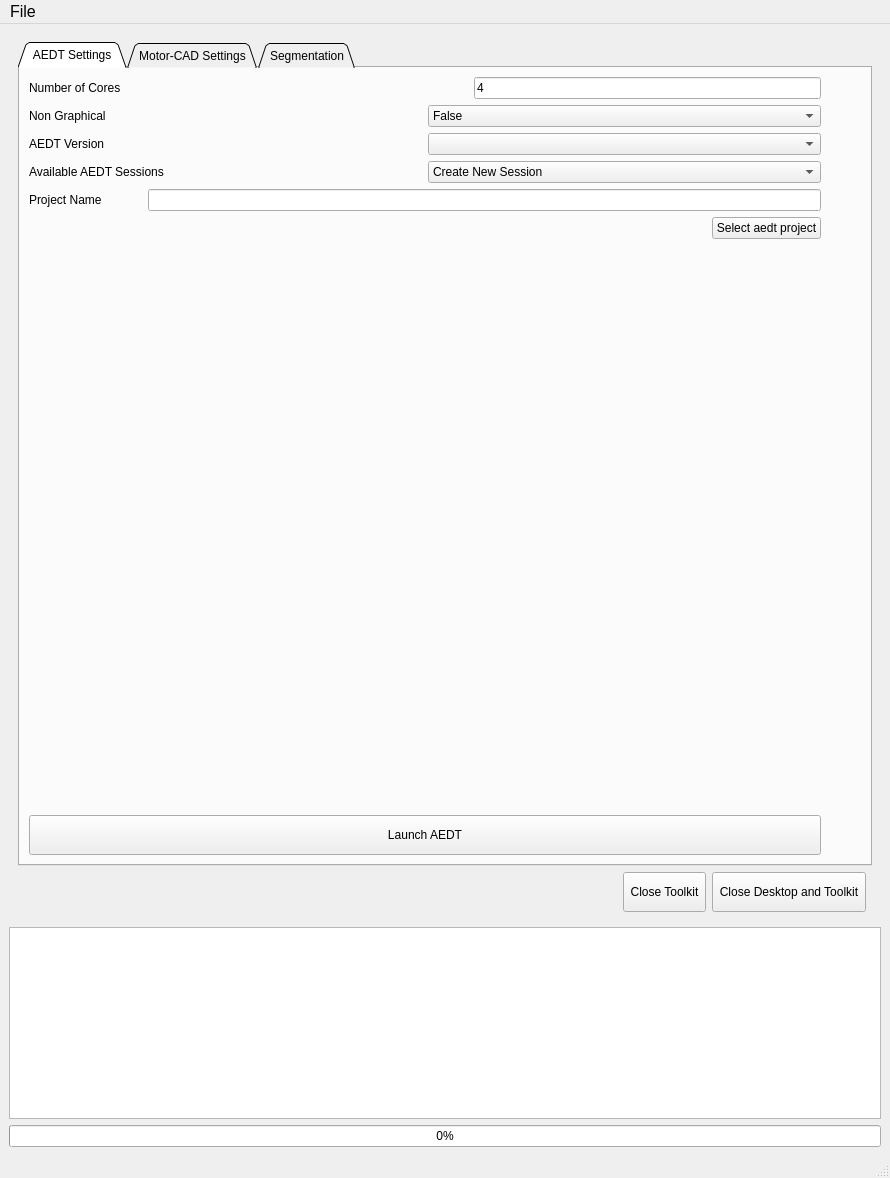
<?xml version="1.0" encoding="UTF-8"?>
<ui version="4.0">
 <class>MainWindow</class>
 <widget class="QMainWindow" name="MainWindow">
  <property name="geometry">
   <rect>
    <x>0</x>
    <y>0</y>
    <width>890</width>
    <height>1178</height>
   </rect>
  </property>
  <property name="windowTitle">
   <string>MainWindow</string>
  </property>
  <widget class="QWidget" name="centralwidget">
   <property name="sizePolicy">
    <sizepolicy hsizetype="Expanding" vsizetype="Expanding">
     <horstretch>0</horstretch>
     <verstretch>0</verstretch>
    </sizepolicy>
   </property>
   <layout class="QVBoxLayout" name="verticalLayout">
    <item>
     <widget class="QWidget" name="main_menu" native="true">
      <property name="sizePolicy">
       <sizepolicy hsizetype="Preferred" vsizetype="Preferred">
        <horstretch>0</horstretch>
        <verstretch>0</verstretch>
       </sizepolicy>
      </property>
      <layout class="QGridLayout" name="gridLayout">
       <item row="3" column="2">
        <widget class="QPushButton" name="release_button">
         <property name="minimumSize">
          <size>
           <width>0</width>
           <height>40</height>
          </size>
         </property>
         <property name="text">
          <string> Close Toolkit </string>
         </property>
        </widget>
       </item>
       <item row="3" column="1">
        <spacer name="horizontalSpacer">
         <property name="orientation">
          <enum>Qt::Horizontal</enum>
         </property>
         <property name="sizeHint" stdset="0">
          <size>
           <width>40</width>
           <height>20</height>
          </size>
         </property>
        </spacer>
       </item>
       <item row="3" column="3">
        <widget class="QPushButton" name="release_and_exit_button">
         <property name="minimumSize">
          <size>
           <width>0</width>
           <height>40</height>
          </size>
         </property>
         <property name="text">
          <string> Close Desktop and Toolkit </string>
         </property>
        </widget>
       </item>
       <item row="0" column="0" colspan="5">
        <widget class="QTabWidget" name="toolkit_tab">
         <property name="sizePolicy">
          <sizepolicy hsizetype="Preferred" vsizetype="Preferred">
           <horstretch>0</horstretch>
           <verstretch>0</verstretch>
          </sizepolicy>
         </property>
         <property name="tabShape">
          <enum>QTabWidget::Triangular</enum>
         </property>
         <property name="currentIndex">
          <number>0</number>
         </property>
         <widget class="QWidget" name="AEDTsettings">
          <attribute name="title">
           <string> AEDT Settings </string>
          </attribute>
          <layout class="QHBoxLayout" name="horizontalLayout_25">
           <item>
            <layout class="QVBoxLayout" name="settings_layout">
             <item>
              <layout class="QHBoxLayout" name="cores_layout">
               <item>
                <widget class="QLabel" name="cores_label">
                 <property name="text">
                  <string>Number of Cores</string>
                 </property>
                </widget>
               </item>
               <item>
                <spacer name="horizontalSpacer_30">
                 <property name="orientation">
                  <enum>Qt::Horizontal</enum>
                 </property>
                 <property name="sizeHint" stdset="0">
                  <size>
                   <width>40</width>
                   <height>20</height>
                  </size>
                 </property>
                </spacer>
               </item>
               <item>
                <widget class="QLineEdit" name="numcores">
                 <property name="text">
                  <string>4</string>
                 </property>
                </widget>
               </item>
              </layout>
             </item>
             <item>
              <layout class="QHBoxLayout" name="graphical_layout">
               <item>
                <widget class="QLabel" name="graphical_label">
                 <property name="text">
                  <string>Non Graphical</string>
                 </property>
                </widget>
               </item>
               <item>
                <widget class="QComboBox" name="non_graphical_combo">
                 <item>
                  <property name="text">
                   <string>False</string>
                  </property>
                 </item>
                 <item>
                  <property name="text">
                   <string>True</string>
                  </property>
                 </item>
                </widget>
               </item>
              </layout>
             </item>
             <item>
              <layout class="QHBoxLayout" name="aedt_version_layout">
               <item>
                <widget class="QLabel" name="version_label">
                 <property name="text">
                  <string>AEDT Version</string>
                 </property>
                </widget>
               </item>
               <item>
                <widget class="QComboBox" name="aedt_version_combo"/>
               </item>
              </layout>
             </item>
             <item>
              <layout class="QHBoxLayout" name="aedt_sessions_layout">
               <item>
                <widget class="QLabel" name="aedt_sessions_label">
                 <property name="text">
                  <string>Available AEDT Sessions</string>
                 </property>
                </widget>
               </item>
               <item>
                <widget class="QComboBox" name="process_id_combo">
                 <item>
                  <property name="text">
                   <string>Create New Session</string>
                  </property>
                 </item>
                </widget>
               </item>
              </layout>
             </item>
             <item>
              <layout class="QHBoxLayout" name="project_path_layout">
               <item>
                <widget class="QLabel" name="project_path_label">
                 <property name="text">
                  <string>Project Name</string>
                 </property>
                </widget>
               </item>
               <item>
                <spacer name="horizontalSpacer_2">
                 <property name="orientation">
                  <enum>Qt::Horizontal</enum>
                 </property>
                 <property name="sizeType">
                  <enum>QSizePolicy::Minimum</enum>
                 </property>
                 <property name="sizeHint" stdset="0">
                  <size>
                   <width>40</width>
                   <height>20</height>
                  </size>
                 </property>
                </spacer>
               </item>
               <item>
                <widget class="QLineEdit" name="project_name"/>
               </item>
              </layout>
             </item>
             <item>
              <layout class="QHBoxLayout" name="select_aedt_proj_layout">
               <item>
                <spacer name="horizontalSpacer_5">
                 <property name="orientation">
                  <enum>Qt::Horizontal</enum>
                 </property>
                 <property name="sizeHint" stdset="0">
                  <size>
                   <width>40</width>
                   <height>20</height>
                  </size>
                 </property>
                </spacer>
               </item>
               <item>
                <widget class="QPushButton" name="browse_project">
                 <property name="text">
                  <string>Select aedt project</string>
                 </property>
                </widget>
               </item>
              </layout>
             </item>
             <item>
              <layout class="QHBoxLayout" name="horizontalLayout_5"/>
             </item>
             <item>
              <spacer name="verticalSpacer_8">
               <property name="orientation">
                <enum>Qt::Vertical</enum>
               </property>
               <property name="sizeHint" stdset="0">
                <size>
                 <width>20</width>
                 <height>40</height>
                </size>
               </property>
              </spacer>
             </item>
             <item>
              <widget class="QPushButton" name="connect_aedtapp">
               <property name="minimumSize">
                <size>
                 <width>0</width>
                 <height>40</height>
                </size>
               </property>
               <property name="text">
                <string>Launch AEDT</string>
               </property>
              </widget>
             </item>
            </layout>
           </item>
           <item>
            <spacer name="horizontalSpacer_29">
             <property name="orientation">
              <enum>Qt::Horizontal</enum>
             </property>
             <property name="sizeType">
              <enum>QSizePolicy::Preferred</enum>
             </property>
             <property name="sizeHint" stdset="0">
              <size>
               <width>40</width>
               <height>20</height>
              </size>
             </property>
            </spacer>
           </item>
          </layout>
         </widget>
         <widget class="QWidget" name="MotorCADsettings">
          <attribute name="title">
           <string>Motor-CAD Settings</string>
          </attribute>
          <layout class="QHBoxLayout" name="horizontalLayout_26">
           <item>
            <layout class="QVBoxLayout" name="verticalLayout_3">
             <item>
              <layout class="QHBoxLayout" name="horizontalLayout">
               <property name="leftMargin">
                <number>0</number>
               </property>
               <property name="topMargin">
                <number>0</number>
               </property>
               <property name="rightMargin">
                <number>0</number>
               </property>
               <property name="bottomMargin">
                <number>0</number>
               </property>
               <item>
                <widget class="QLabel" name="label">
                 <property name="text">
                  <string>Motor-CAD file path:</string>
                 </property>
                </widget>
               </item>
               <item>
                <spacer name="horizontalSpacer_7">
                 <property name="orientation">
                  <enum>Qt::Horizontal</enum>
                 </property>
                 <property name="sizeHint" stdset="0">
                  <size>
                   <width>40</width>
                   <height>20</height>
                  </size>
                 </property>
                </spacer>
               </item>
               <item>
                <widget class="QLineEdit" name="MCAD_file_path">
                 <property name="sizePolicy">
                  <sizepolicy hsizetype="Expanding" vsizetype="Fixed">
                   <horstretch>0</horstretch>
                   <verstretch>0</verstretch>
                  </sizepolicy>
                 </property>
                </widget>
               </item>
              </layout>
             </item>
             <item>
              <layout class="QHBoxLayout" name="horizontalLayout_2">
               <item>
                <spacer name="horizontalSpacer_8">
                 <property name="orientation">
                  <enum>Qt::Horizontal</enum>
                 </property>
                 <property name="sizeHint" stdset="0">
                  <size>
                   <width>40</width>
                   <height>20</height>
                  </size>
                 </property>
                </spacer>
               </item>
               <item>
                <widget class="QPushButton" name="load_MCAD_file">
                 <property name="text">
                  <string>Load</string>
                 </property>
                </widget>
               </item>
              </layout>
             </item>
             <item>
              <layout class="QHBoxLayout" name="horizontalLayout_8">
               <item>
                <widget class="QLabel" name="EmagSettings">
                 <property name="text">
                  <string>E-mag Settings</string>
                 </property>
                 <property name="alignment">
                  <set>Qt::AlignHCenter|Qt::AlignTop</set>
                 </property>
                </widget>
               </item>
              </layout>
             </item>
             <item>
              <layout class="QHBoxLayout" name="horizontalLayout_9">
               <item>
                <widget class="QLabel" name="label_2">
                 <property name="text">
                  <string>Number Of Cuboids</string>
                 </property>
                </widget>
               </item>
               <item>
                <spacer name="horizontalSpacer_9">
                 <property name="orientation">
                  <enum>Qt::Horizontal</enum>
                 </property>
                 <property name="sizeHint" stdset="0">
                  <size>
                   <width>40</width>
                   <height>20</height>
                  </size>
                 </property>
                </spacer>
               </item>
               <item>
                <widget class="QLineEdit" name="nrCuboids">
                 <property name="sizePolicy">
                  <sizepolicy hsizetype="Expanding" vsizetype="Fixed">
                   <horstretch>0</horstretch>
                   <verstretch>0</verstretch>
                  </sizepolicy>
                 </property>
                </widget>
               </item>
              </layout>
             </item>
             <item>
              <layout class="QHBoxLayout" name="horizontalLayout_10">
               <item>
                <widget class="QLabel" name="label_3">
                 <property name="text">
                  <string>Torque Points Per Cycle</string>
                 </property>
                </widget>
               </item>
               <item>
                <spacer name="horizontalSpacer_10">
                 <property name="orientation">
                  <enum>Qt::Horizontal</enum>
                 </property>
                 <property name="sizeHint" stdset="0">
                  <size>
                   <width>40</width>
                   <height>20</height>
                  </size>
                 </property>
                </spacer>
               </item>
               <item>
                <widget class="QLineEdit" name="TorquePointsPerCycle"/>
               </item>
              </layout>
             </item>
             <item>
              <layout class="QHBoxLayout" name="horizontalLayout_11">
               <item>
                <widget class="QLabel" name="label_4">
                 <property name="text">
                  <string>Torque Number Of Cycles</string>
                 </property>
                </widget>
               </item>
               <item>
                <spacer name="horizontalSpacer_11">
                 <property name="orientation">
                  <enum>Qt::Horizontal</enum>
                 </property>
                 <property name="sizeHint" stdset="0">
                  <size>
                   <width>40</width>
                   <height>20</height>
                  </size>
                 </property>
                </spacer>
               </item>
               <item>
                <widget class="QLineEdit" name="TorqueNrCycles"/>
               </item>
              </layout>
             </item>
             <item>
              <layout class="QHBoxLayout" name="horizontalLayout_12">
               <item>
                <widget class="QLabel" name="LABSettings">
                 <property name="text">
                  <string>LAB Settings</string>
                 </property>
                 <property name="alignment">
                  <set>Qt::AlignHCenter|Qt::AlignTop</set>
                 </property>
                </widget>
               </item>
              </layout>
             </item>
             <item>
              <layout class="QHBoxLayout" name="horizontalLayout_13">
               <item>
                <widget class="QLabel" name="label_5">
                 <property name="text">
                  <string>Max Stator Current</string>
                 </property>
                </widget>
               </item>
               <item>
                <spacer name="horizontalSpacer_12">
                 <property name="orientation">
                  <enum>Qt::Horizontal</enum>
                 </property>
                 <property name="sizeHint" stdset="0">
                  <size>
                   <width>40</width>
                   <height>20</height>
                  </size>
                 </property>
                </spacer>
               </item>
               <item>
                <widget class="QLineEdit" name="MaxStatorCurrent">
                 <property name="enabled">
                  <bool>true</bool>
                 </property>
                 <property name="sizePolicy">
                  <sizepolicy hsizetype="MinimumExpanding" vsizetype="Fixed">
                   <horstretch>0</horstretch>
                   <verstretch>0</verstretch>
                  </sizepolicy>
                 </property>
                 <property name="maximumSize">
                  <size>
                   <width>16777215</width>
                   <height>16777215</height>
                  </size>
                 </property>
                </widget>
               </item>
              </layout>
             </item>
             <item>
              <layout class="QHBoxLayout" name="horizontalLayout_14">
               <item>
                <widget class="QLabel" name="label_6">
                 <property name="text">
                  <string>Speed Max (rpm)</string>
                 </property>
                </widget>
               </item>
               <item>
                <spacer name="horizontalSpacer_13">
                 <property name="orientation">
                  <enum>Qt::Horizontal</enum>
                 </property>
                 <property name="sizeHint" stdset="0">
                  <size>
                   <width>40</width>
                   <height>20</height>
                  </size>
                 </property>
                </spacer>
               </item>
               <item>
                <widget class="QLineEdit" name="SpeedMax">
                 <property name="sizePolicy">
                  <sizepolicy hsizetype="Expanding" vsizetype="Fixed">
                   <horstretch>0</horstretch>
                   <verstretch>0</verstretch>
                  </sizepolicy>
                 </property>
                </widget>
               </item>
              </layout>
             </item>
             <item>
              <layout class="QHBoxLayout" name="horizontalLayout_15">
               <item>
                <widget class="QLabel" name="label_7">
                 <property name="text">
                  <string>Speed Step (rpm)</string>
                 </property>
                </widget>
               </item>
               <item>
                <spacer name="horizontalSpacer_14">
                 <property name="orientation">
                  <enum>Qt::Horizontal</enum>
                 </property>
                 <property name="sizeHint" stdset="0">
                  <size>
                   <width>40</width>
                   <height>20</height>
                  </size>
                 </property>
                </spacer>
               </item>
               <item>
                <widget class="QLineEdit" name="SpeedStep">
                 <property name="sizePolicy">
                  <sizepolicy hsizetype="Expanding" vsizetype="Fixed">
                   <horstretch>0</horstretch>
                   <verstretch>0</verstretch>
                  </sizepolicy>
                 </property>
                </widget>
               </item>
              </layout>
             </item>
             <item>
              <layout class="QHBoxLayout" name="horizontalLayout_16">
               <item>
                <widget class="QLabel" name="label_8">
                 <property name="text">
                  <string>Speed Min (rpm)</string>
                 </property>
                </widget>
               </item>
               <item>
                <spacer name="horizontalSpacer_15">
                 <property name="orientation">
                  <enum>Qt::Horizontal</enum>
                 </property>
                 <property name="sizeHint" stdset="0">
                  <size>
                   <width>40</width>
                   <height>20</height>
                  </size>
                 </property>
                </spacer>
               </item>
               <item>
                <widget class="QLineEdit" name="SpeedMin">
                 <property name="sizePolicy">
                  <sizepolicy hsizetype="Expanding" vsizetype="Fixed">
                   <horstretch>0</horstretch>
                   <verstretch>0</verstretch>
                  </sizepolicy>
                 </property>
                </widget>
               </item>
              </layout>
             </item>
             <item>
              <layout class="QHBoxLayout" name="horizontalLayout_17">
               <item>
                <widget class="QLabel" name="label_9">
                 <property name="text">
                  <string>Max Temp. Stator Winding (°C)</string>
                 </property>
                </widget>
               </item>
               <item>
                <spacer name="horizontalSpacer_16">
                 <property name="orientation">
                  <enum>Qt::Horizontal</enum>
                 </property>
                 <property name="sizeHint" stdset="0">
                  <size>
                   <width>40</width>
                   <height>20</height>
                  </size>
                 </property>
                </spacer>
               </item>
               <item>
                <widget class="QLineEdit" name="MaxTempStatorWdg">
                 <property name="sizePolicy">
                  <sizepolicy hsizetype="Expanding" vsizetype="Fixed">
                   <horstretch>0</horstretch>
                   <verstretch>0</verstretch>
                  </sizepolicy>
                 </property>
                 <property name="maximumSize">
                  <size>
                   <width>16777215</width>
                   <height>16777215</height>
                  </size>
                 </property>
                </widget>
               </item>
              </layout>
             </item>
             <item>
              <layout class="QHBoxLayout" name="horizontalLayout_18">
               <item>
                <widget class="QLabel" name="label_10">
                 <property name="text">
                  <string>Max Temp. Magnet (°C)</string>
                 </property>
                </widget>
               </item>
               <item>
                <spacer name="horizontalSpacer_17">
                 <property name="orientation">
                  <enum>Qt::Horizontal</enum>
                 </property>
                 <property name="sizeHint" stdset="0">
                  <size>
                   <width>40</width>
                   <height>20</height>
                  </size>
                 </property>
                </spacer>
               </item>
               <item>
                <widget class="QLineEdit" name="MaxTempMagnet"/>
               </item>
              </layout>
             </item>
             <item>
              <layout class="QHBoxLayout" name="horizontalLayout_19">
               <item>
                <widget class="QLabel" name="label_11">
                 <property name="text">
                  <string>OP Speed (rpm)</string>
                 </property>
                </widget>
               </item>
               <item>
                <spacer name="horizontalSpacer_18">
                 <property name="orientation">
                  <enum>Qt::Horizontal</enum>
                 </property>
                 <property name="sizeHint" stdset="0">
                  <size>
                   <width>40</width>
                   <height>20</height>
                  </size>
                 </property>
                </spacer>
               </item>
               <item>
                <widget class="QLineEdit" name="OPSpeed"/>
               </item>
              </layout>
             </item>
             <item>
              <spacer name="verticalSpacer_2">
               <property name="orientation">
                <enum>Qt::Vertical</enum>
               </property>
               <property name="sizeHint" stdset="0">
                <size>
                 <width>20</width>
                 <height>40</height>
                </size>
               </property>
              </spacer>
             </item>
             <item>
              <widget class="QPushButton" name="export_MCAD">
               <property name="sizePolicy">
                <sizepolicy hsizetype="Minimum" vsizetype="Fixed">
                 <horstretch>0</horstretch>
                 <verstretch>0</verstretch>
                </sizepolicy>
               </property>
               <property name="minimumSize">
                <size>
                 <width>0</width>
                 <height>40</height>
                </size>
               </property>
               <property name="text">
                <string>Export Motor-CAD file</string>
               </property>
              </widget>
             </item>
            </layout>
           </item>
           <item>
            <spacer name="horizontalSpacer_6">
             <property name="orientation">
              <enum>Qt::Horizontal</enum>
             </property>
             <property name="sizeType">
              <enum>QSizePolicy::Preferred</enum>
             </property>
             <property name="sizeHint" stdset="0">
              <size>
               <width>40</width>
               <height>20</height>
              </size>
             </property>
            </spacer>
           </item>
          </layout>
         </widget>
         <widget class="QWidget" name="Segmentation">
          <attribute name="title">
           <string>Segmentation</string>
          </attribute>
          <layout class="QHBoxLayout" name="horizontalLayout_">
           <item>
            <layout class="QVBoxLayout" name="verticalLayout_2">
             <item>
              <layout class="QHBoxLayout" name="horizontalLayout_3">
               <item>
                <widget class="QLabel" name="projects_label_2">
                 <property name="text">
                  <string>Projects</string>
                 </property>
                </widget>
               </item>
               <item>
                <widget class="QComboBox" name="projects_aedt_combo">
                 <property name="currentIndex">
                  <number>0</number>
                 </property>
                 <item>
                  <property name="text">
                   <string>No project</string>
                  </property>
                 </item>
                </widget>
               </item>
              </layout>
             </item>
             <item>
              <layout class="QHBoxLayout" name="horizontalLayout_6">
               <item>
                <widget class="QLabel" name="designs_label">
                 <property name="text">
                  <string>Designs</string>
                 </property>
                </widget>
               </item>
               <item>
                <widget class="QComboBox" name="design_aedt_combo">
                 <item>
                  <property name="text">
                   <string>No design</string>
                  </property>
                 </item>
                </widget>
               </item>
              </layout>
             </item>
             <item>
              <layout class="QHBoxLayout" name="horizontalLayout_4">
               <item>
                <widget class="QLabel" name="label_12">
                 <property name="text">
                  <string>Is Skewed</string>
                 </property>
                </widget>
               </item>
               <item>
                <widget class="QComboBox" name="is_skewed">
                 <item>
                  <property name="text">
                   <string>False</string>
                  </property>
                 </item>
                 <item>
                  <property name="text">
                   <string>True</string>
                  </property>
                 </item>
                </widget>
               </item>
              </layout>
             </item>
             <item>
              <layout class="QHBoxLayout" name="horizontalLayout_7">
               <item>
                <widget class="QLabel" name="label_13">
                 <property name="text">
                  <string>Magnets Material</string>
                 </property>
                </widget>
               </item>
               <item>
                <spacer name="horizontalSpacer_19">
                 <property name="orientation">
                  <enum>Qt::Horizontal</enum>
                 </property>
                 <property name="sizeHint" stdset="0">
                  <size>
                   <width>40</width>
                   <height>20</height>
                  </size>
                 </property>
                </spacer>
               </item>
               <item>
                <widget class="QLineEdit" name="magnets_material"/>
               </item>
              </layout>
             </item>
             <item>
              <layout class="QHBoxLayout" name="horizontalLayout_20">
               <item>
                <widget class="QLabel" name="label_14">
                 <property name="text">
                  <string>Rotor Material</string>
                 </property>
                </widget>
               </item>
               <item>
                <spacer name="horizontalSpacer_20">
                 <property name="orientation">
                  <enum>Qt::Horizontal</enum>
                 </property>
                 <property name="sizeHint" stdset="0">
                  <size>
                   <width>40</width>
                   <height>20</height>
                  </size>
                 </property>
                </spacer>
               </item>
               <item>
                <widget class="QLineEdit" name="rotor_material"/>
               </item>
              </layout>
             </item>
             <item>
              <layout class="QHBoxLayout" name="horizontalLayout_21">
               <item>
                <widget class="QLabel" name="label_15">
                 <property name="text">
                  <string>Rotor Slices</string>
                 </property>
                </widget>
               </item>
               <item>
                <spacer name="horizontalSpacer_21">
                 <property name="orientation">
                  <enum>Qt::Horizontal</enum>
                 </property>
                 <property name="sizeHint" stdset="0">
                  <size>
                   <width>40</width>
                   <height>20</height>
                  </size>
                 </property>
                </spacer>
               </item>
               <item>
                <widget class="QLineEdit" name="rotor_slices"/>
               </item>
              </layout>
             </item>
             <item>
              <layout class="QHBoxLayout" name="horizontalLayout_22">
               <item>
                <widget class="QLabel" name="label_16">
                 <property name="text">
                  <string>Magnet Segments Per Slice</string>
                 </property>
                </widget>
               </item>
               <item>
                <spacer name="horizontalSpacer_22">
                 <property name="orientation">
                  <enum>Qt::Horizontal</enum>
                 </property>
                 <property name="sizeHint" stdset="0">
                  <size>
                   <width>40</width>
                   <height>20</height>
                  </size>
                 </property>
                </spacer>
               </item>
               <item>
                <widget class="QLineEdit" name="magnet_segments_per_slice"/>
               </item>
              </layout>
             </item>
             <item>
              <layout class="QHBoxLayout" name="horizontalLayout_23">
               <item>
                <widget class="QLabel" name="label_17">
                 <property name="text">
                  <string>Skew Angle (deg)</string>
                 </property>
                </widget>
               </item>
               <item>
                <spacer name="horizontalSpacer_23">
                 <property name="orientation">
                  <enum>Qt::Horizontal</enum>
                 </property>
                 <property name="sizeHint" stdset="0">
                  <size>
                   <width>40</width>
                   <height>20</height>
                  </size>
                 </property>
                </spacer>
               </item>
               <item>
                <widget class="QLineEdit" name="skew_angle"/>
               </item>
              </layout>
             </item>
             <item>
              <layout class="QHBoxLayout" name="horizontalLayout_24">
               <item>
                <widget class="QLabel" name="label_18">
                 <property name="text">
                  <string>Setup To Analyze</string>
                 </property>
                </widget>
               </item>
               <item>
                <spacer name="horizontalSpacer_24">
                 <property name="orientation">
                  <enum>Qt::Horizontal</enum>
                 </property>
                 <property name="sizeHint" stdset="0">
                  <size>
                   <width>40</width>
                   <height>20</height>
                  </size>
                 </property>
                </spacer>
               </item>
               <item>
                <widget class="QLineEdit" name="setup_to_analyze"/>
               </item>
              </layout>
             </item>
             <item>
              <widget class="QPushButton" name="perform_segmentation">
               <property name="minimumSize">
                <size>
                 <width>0</width>
                 <height>40</height>
                </size>
               </property>
               <property name="text">
                <string>Perform Segmentation</string>
               </property>
              </widget>
             </item>
            </layout>
           </item>
           <item>
            <spacer name="horizontalSpacer_4">
             <property name="orientation">
              <enum>Qt::Horizontal</enum>
             </property>
             <property name="sizeType">
              <enum>QSizePolicy::Preferred</enum>
             </property>
             <property name="sizeHint" stdset="0">
              <size>
               <width>40</width>
               <height>20</height>
              </size>
             </property>
            </spacer>
           </item>
          </layout>
         </widget>
        </widget>
       </item>
      </layout>
     </widget>
    </item>
    <item>
     <widget class="QPlainTextEdit" name="log_text">
      <property name="sizePolicy">
       <sizepolicy hsizetype="Expanding" vsizetype="Fixed">
        <horstretch>0</horstretch>
        <verstretch>0</verstretch>
       </sizepolicy>
      </property>
     </widget>
    </item>
    <item>
     <widget class="QProgressBar" name="progress_bar">
      <property name="focusPolicy">
       <enum>Qt::NoFocus</enum>
      </property>
      <property name="maximum">
       <number>100</number>
      </property>
      <property name="value">
       <number>0</number>
      </property>
      <property name="textVisible">
       <bool>true</bool>
      </property>
      <property name="orientation">
       <enum>Qt::Horizontal</enum>
      </property>
      <property name="textDirection">
       <enum>QProgressBar::TopToBottom</enum>
      </property>
     </widget>
    </item>
   </layout>
  </widget>
  <widget class="QMenuBar" name="top_menu_bar">
   <property name="geometry">
    <rect>
     <x>0</x>
     <y>0</y>
     <width>890</width>
     <height>28</height>
    </rect>
   </property>
   <property name="font">
    <font>
     <pointsize>12</pointsize>
    </font>
   </property>
   <widget class="QMenu" name="top_menu">
    <property name="font">
     <font>
      <pointsize>12</pointsize>
     </font>
    </property>
    <property name="title">
     <string>File</string>
    </property>
    <addaction name="action_save_project"/>
   </widget>
   <addaction name="top_menu"/>
  </widget>
  <widget class="QStatusBar" name="status_bar"/>
  <action name="action_save_project">
   <property name="text">
    <string>Save project</string>
   </property>
  </action>
 </widget>
 <resources/>
 <connections/>
</ui>
